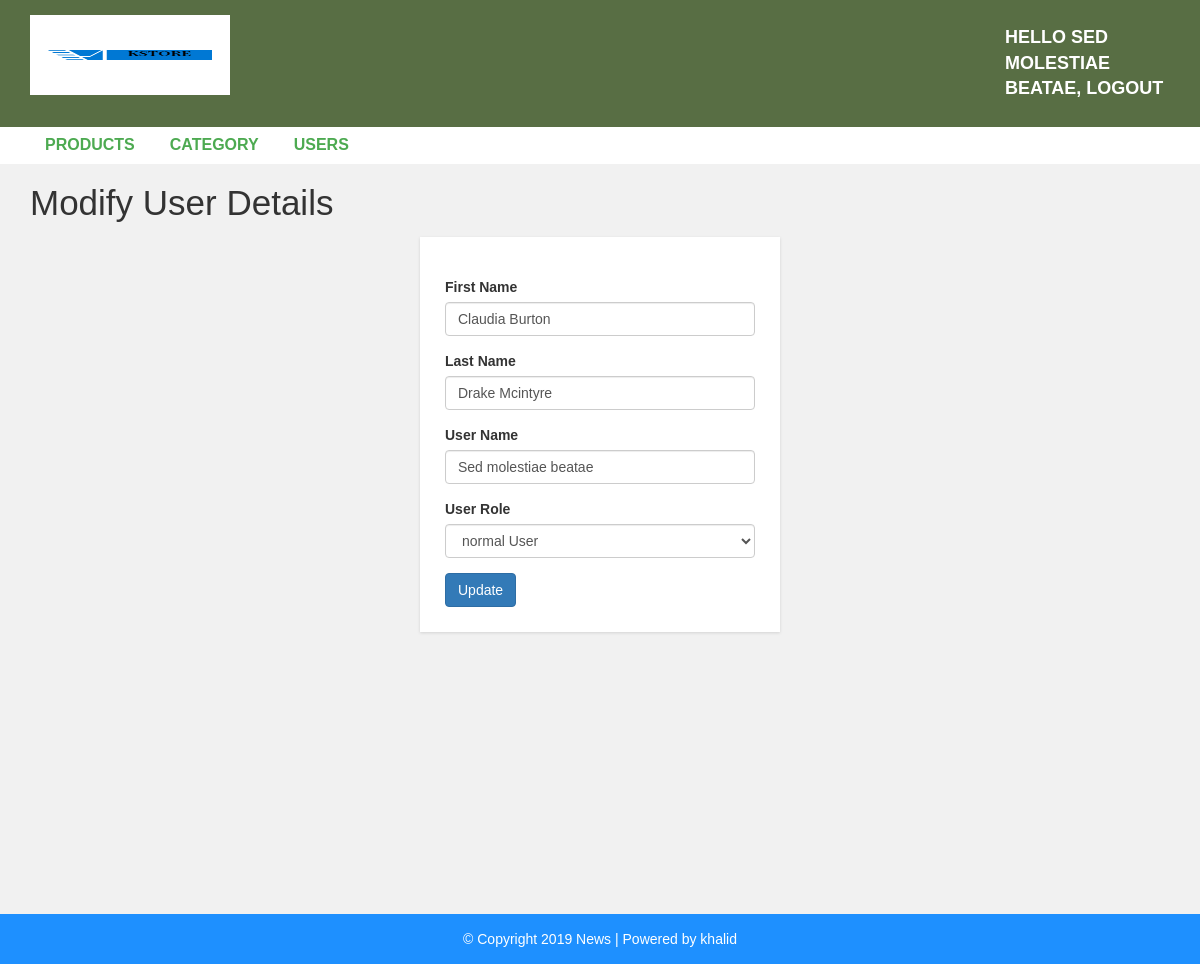
Page /admin/update-user.php?id=24 (signed in) on the committed database.
### tables this page shows
CREATE TABLE `user` (
  `user_id` int(10) UNSIGNED NOT NULL,
  `first_name` varchar(30) NOT NULL,
  `last_name` varchar(30) NOT NULL,
  `username` varchar(30) DEFAULT NULL,
  `password` varchar(40) DEFAULT NULL,
  `role` int(11) NOT NULL
);

### admin/update-user.php (the view, shortened to what this page needs)
<?php include "header.php"; ?>
<?php
include "config.php";
$u_id = $_GET["id"];
$query  = "SELECT * FROM `user` WHERE `user_id` = '{$u_id}'";
$result = mysqli_query($conn, $query);
if(mysqli_num_rows($result))
{
$row  = mysqli_fetch_assoc($result);
?>
  <div id="admin-content">
      <div class="container">
          <div class="row">
              <div class="col-md-12">
                  <h1 class="admin-heading">Modify User Details</h1>
              </div>
              <div class="col-md-offset-4 col-md-4">
                  <form  action="" method ="POST">
                          <div class="form-group">
                          <label>First Name</label>
                          <input type="text" name="f_name" class="form-control" value="<?php echo $row['first_name'] ?>" placeholder="" required>
                      </div>
                      <div class="form-group">
                          <label>Last Name</label>
                          <input type="text" name="l_name" class="form-control" value="<?php echo $row["last_name"] ?>" placeholder="" required>
                      </div>
                      <div class="form-group">
                          <label>User Name</label>
                          <input type="text" name="username" class="form-control" value="<?php echo $row["username"] ?>" placeholder="" required>
                      </div>
                      <div class="form-group">
                          <label>User Role</label>
                          <select class="form-control" name="role" value="<?php echo $row['role']; ?>">
                              <option value="0">normal User</option>
                          </select>
                      </div>
                      <input type="submit" name="submit" class="btn btn-primary" value="Update" required />
                  </form>
              </div>
          </div>
      </div>
  </div>
  <?php  } ?>
<?php include "footer.php"; ?>

### css/style.css (style rules this page uses)
body { background: #f1f1f1; font-family: sans-serif,arial,Helvetica; }
#admin-content { padding: 20px 0; min-height: 750px; }
#admin-content .admin-heading { font-size: 35px; margin: 0 0 15px; }
form { background: #fff; padding: 25px; box-shadow:0 1px 3px rgba(0, 0, 0, 0.13); }

### rows in the picture
user: f_name "Claudia Burton", l_name "Drake Mcintyre", username "Sed molestiae beatae", role "normal User"

### other values in the picture
$_SESSION["username"] "SED MOLESTIAE BEATAE"
